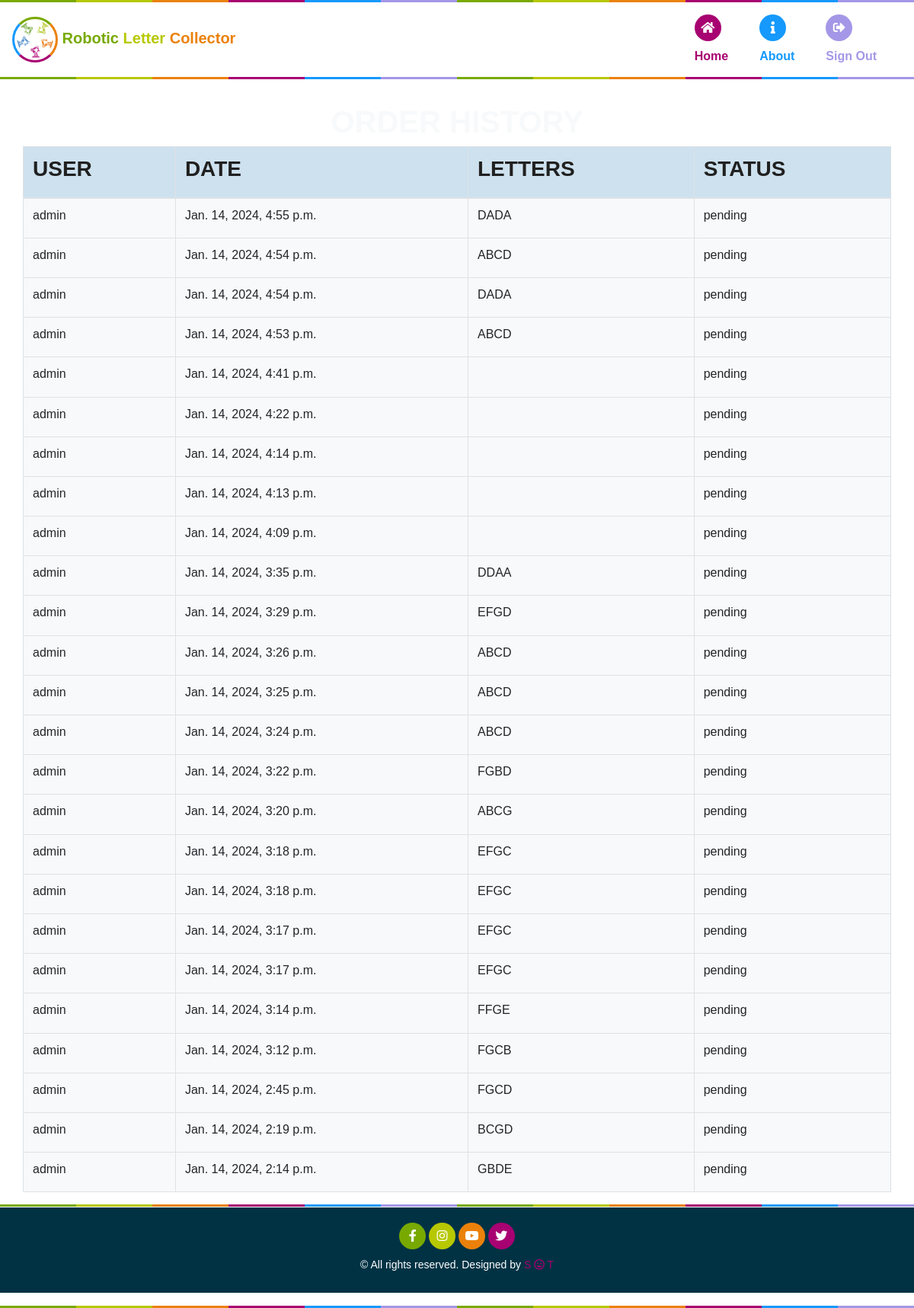
Screenshot of /order/ (signed in) with the database file from the repository.
### myapp/models.py (models this page shows)
class OrderHistory(models.Model):
    class Status(models.TextChoices):
        ORDER_CONFIRMED = 'ORDER_CONFIRMED', 'ORDER_CONFIRMED'
        COMPLETED = 'Completed', 'Completed'
    user = models.ForeignKey(User, on_delete=models.CASCADE)
    status = models.CharField(
        max_length=20,
        choices=Status.choices,
        default=None,
        null=True,
        blank=True,)
    is_error = models.BooleanField(default=False)
    date = models.DateTimeField(default=datetime.now)
    user_name = models.CharField(max_length=160)
    error = models.CharField(max_length=120, null=True, default=None)
    status = models.CharField(max_length=100, default='pending')
    click_data = models.JSONField(null=True, blank=True)  # New field for storing click_data
    for letter in letters:
        locals()[letter] = models.IntegerField(null=True, blank=True)

class User(AbstractUser):
    id = models.CharField(
         primary_key=True,
         default=uuid.uuid4,
         editable=False,
         max_length=180)
    for letter in letters:
        locals()[letter] = models.IntegerField(default=10)

### myapp/views.py (the view)
# urls.py: path('order/', OrderPage, name='order'),
def OrderPage(request):
    orders = OrderHistory.objects.filter(user=request.user).order_by('-date')
    return render(request, 'order.html', {'orders': orders})

### templates/order.html
{% extends 'base.html' %}
{% load static %}
{% block content %}
{% include 'navbar.html' %}
<div class="container mt-3" style="padding-top: 100px;">
  <h1 class="text-light">Order History</h1>
  <div class="row table_container">
    <table class="table table-bordered table-hover table-striped">
      <thead>
        <tr class="lightblue">
          <th scope="col">
            <h3>User</h3>
          </th>
          <th scope="col">
            <h3>Date</h3>
          </th>
          <th scope="col">
            <h3>Letters</h3>
          </th>
          <th scope="col">
            <h3>Status</h3>
          </th>
        </tr>
      </thead>
      <tbody>
        {% if orders %}
        {% for order in orders %}
        <tr class="bg-light">
          <td>
            <h6>{{order.user.username}}</h6>
          </td>
          <td>
            <h6>{{ order.date }}</h6>
          </td>
          <td>
            <h6>
              {{ order.click_data }} </h6>
          </td>
          <td>
            <h6>{{ order.status }}</h6>
          </td>
        </tr>
        {% endfor %}
        {% else %}
        <tr>
          <td colspan="3">No orders found.</td>
        </tr>
        {% endif %}
      </tbody>
    </table>
  </div>
</div>
{% include 'footer.html' %}
{% endblock content %}

### templates/base.html (shortened to what this page needs)
<!DOCTYPE html>
<html lang="en">
<head>
    {% load static %}
    <link rel="stylesheet" href="https://use.fontawesome.com/releases/v5.3.1/css/all.css"
>
    <link href="https://stackpath.bootstrapcdn.com/bootstrap/4.4.1/css/bootstrap.min.css" rel="stylesheet"
>
    <link href="https://stackpath.bootstrapcdn.com/bootstrap/4.4.1/css/bootstrap.min.css" rel="stylesheet"
>
    <link rel="stylesheet" href="https://cdnjs.cloudflare.com/ajax/libs/font-awesome/5.15.3/css/all.min.css">
    <link rel="stylesheet" type="text/css" href="{% static 'css/style.css' %}">
</head>
<body class="bg-image" style="background-image: url('/static/image/background.png');">
    {% block content %}
    {% endblock %}
</body>
</html>

### templates/navbar.html (shortened to what this page needs)
<header id="pageTop" class="header-Wrapper fixed-top">
  <nav class="navbar navbar-expand-lg navbar-light text-center" style="background-color: rgba(255, 255, 255, 0.9);">
    <a class="navbar-brand" href="{% url 'home' %}">
      <img class="logo" src="/static/image/logo.png" alt="Robotic">
      <span class="color-1 font-weight-bold">Robotic</span>
      <span class="color-2 font-weight-bold">Letter</span>
      <span class="color-3 font-weight-bold">Collector</span>
    </a>
    <div class="collapse navbar-collapse navbar-ex1-collapse" id="responsive-nav">
      <ul class="navbar-nav ml-auto">
        <li class="nav-item active nav-item {% if request.path == '/login/' %}active{% endif %}">
          <a href="{% url 'home' %}" class="nav-link" role="button" aria-haspopup="true" aria-expanded="false">
            <i class="fa fa-home bg-color-4" aria-hidden="true"></i>
            <span class="active color-4">Home</span>
          </a>
        </li>
        <li class="nav-item {% if request.path == '/login/' %}active{% endif %}">
          <a class="nav-link" href="{% url 'about' %}">
            <i class="fa fa-info bg-color-5"></i>
            <span class="color-5">About</span>
          </a>
        </li>
        <li class="nav-item {% if request.path == '/login/' %}active{% endif %}">
          <a class="nav-link" href="{% url 'logout' %}">
            <i class="fas fa-sign-out-alt bg-color-6"></i>
            <span class="color-6">Sign Out</span>
          </a>
        </li>
      </ul>
    </div>
  </nav>
  {% include 'color-bar.html' %}
</header>

### templates/color-bar.html
<div class="container-fluid color-bar clearfix">
  <div class="row">
    <div class="col-sm-1 col-2 bg-color-1">fix bar</div>
    <div class="col-sm-1 col-2 bg-color-2">fix bar</div>
    <div class="col-sm-1 col-2 bg-color-3">fix bar</div>
    <div class="col-sm-1 col-2 bg-color-4">fix bar</div>
    <div class="col-sm-1 col-2 bg-color-5">fix bar</div>
    <div class="col-sm-1 col-2 bg-color-6">fix bar</div>
    <div class="col-sm-1 d-none d-sm-block bg-color-1">fix bar</div>
    <div class="col-sm-1 d-none d-sm-block bg-color-2">fix bar</div>
    <div class="col-sm-1 d-none d-sm-block bg-color-3">fix bar</div>
    <div class="col-sm-1 d-none d-sm-block bg-color-4">fix bar</div>
    <div class="col-sm-1 d-none d-sm-block bg-color-5">fix bar</div>
    <div class="col-sm-1 d-none d-sm-block bg-color-6">fix bar</div>
  </div>
</div>

### templates/footer.html (shortened to what this page needs)
{% include 'color-bar.html' %}
<footer id="footer" class="container-fluid" style="padding-top: 20px;">
  <div class="container text-center social">
    <ul>
      <li>
        <a href=" https://www.facebook.com/hogskolanihalmstad">
          <i class="fab fa-facebook-f bg-color-1"></i>
        </a>
      </li>
      <li>
        <a href="https://www.instagram.com/hogskolanihalmstad/">
          <i class="fab fa-instagram bg-color-2"></i>
        </a>
      </li>
      <li>
        <a href="https://www.youtube.com/hogskolanihalmstad">
          <i class="fab fa-youtube bg-color-3"></i>
        </a>
      </li>
      <li>
        <a href="https://twitter.com/i/flow/login?redirect_after_login=%2FHogskolanHstd">
          <i class="fab fa-twitter bg-color-4"></i>
        </a>
      </li>
    </ul>
    <p>&copy; All rights reserved. Designed by
      <span class="color-4">S</span>
      <span class="color-4">
        <i class="far fa-grin-wink"></i>
      </span>
      <span class="color-4">T</span>
    </p>
  </div>
</footer>

### static/css/style.css (style rules this page uses)
* { outline: 0; margin: 0; padding: 0; }
body { font-family: "Barlow Condensed", sans-serif; font-size: 14px; line-height: 21px; color: #666; font-weight: 400; padding-top: 20px; margin-bottom: 20px; }
.row { margin-right: -15px; margin-left: -15px; }
h1 { text-align: center; }
ul { margin: 0; padding: 0; }
ul li { list-style-type: none; display: inline; }
p { font-size: 14px; font-weight: 400; line-height: 21px; color: #050505 }
h1, h2, h3, h4, h5 { text-transform: uppercase; color: #202020; margin-top: 0; font-weight: 700; }
nav li { display: inline; }
.navbar .navbar-nav>li>a>i { width: 35px; height: 35px; line-height: 35px; text-align: center; border-radius: 100%; display: block; font-size: 16px; margin-bottom: 10px; color: #fff; }
.navbar .navbar-nav>li>a>span { padding: 0; line-height: 16px; text-align: center; text-transform: capitalize; margin-right: 25px; font-weight: bold; font-size: 16px; }
.bg-color-1 { background-color: #78A900 !important; }
.color-1 { color: #78A900 !important; }
.bg-color-2 { background-color: #B7C800; }
.color-2 { color: #B7C800 !important; }
.bg-color-3 { background-color: #EB810B !important; }
.color-3 { color: #EB810B !important; }
.bg-color-4 { background-color: #A80171 !important; }
.color-4 { color: #A80171 !important; }
.bg-color-5 { background-color: #1599FC !important; }
.color-5 { color: #1599FC !important; }
.bg-color-6 { background-color: #a597e7 !important; ; }
.color-6 { color: #a597e7 !important; }
#footer { background-color: #003244; color: #fff; padding: 10px; margin-top: 1px; bottom: 0; width: 100%; }
#footer p { color: #fff; }
#footer ul>li>a>i { width: 35px; height: 35px; line-height: 35px; text-align: center; border-radius: 100%; font-size: 16px; margin-bottom: 10px; color: #fff; }
.logo { border-width: 3px; border-style: solid; border-radius: 50px; border-bottom-color: #A80171; border-left-color: #1599FC; border-top-color: #78A900; border-right-color: #EB810B; width: 60px; height: 60px }
.color-bar { width: 100%; height: 3px; text-indent: -99999px; }
.color-bar .col-sm-1 { height: 3px; text-indent: -99999px; }
.lightblue { background-color: rgba(191, 216, 233, 0.76); }

### rows the page displays
OrderHistory: user.username "admin", date "Jan. 14, 2024, 4:55 p.m.", click_data "DADA", status "pending"
OrderHistory: user.username "admin", date "Jan. 14, 2024, 4:54 p.m.", click_data "ABCD", status "pending"
OrderHistory: user.username "admin", date "Jan. 14, 2024, 4:54 p.m.", click_data "DADA", status "pending"
OrderHistory: user.username "admin", date "Jan. 14, 2024, 4:53 p.m.", click_data "ABCD", status "pending"
OrderHistory: user.username "admin", date "Jan. 14, 2024, 4:41 p.m.", status "pending"
OrderHistory: user.username "admin", date "Jan. 14, 2024, 4:22 p.m.", status "pending"
OrderHistory: user.username "admin", date "Jan. 14, 2024, 4:14 p.m.", status "pending"
OrderHistory: user.username "admin", date "Jan. 14, 2024, 4:13 p.m.", status "pending"
OrderHistory: user.username "admin", date "Jan. 14, 2024, 4:09 p.m.", status "pending"
OrderHistory: user.username "admin", date "Jan. 14, 2024, 3:35 p.m.", click_data "DDAA", status "pending"
OrderHistory: user.username "admin", date "Jan. 14, 2024, 3:29 p.m.", click_data "EFGD", status "pending"
OrderHistory: user.username "admin", date "Jan. 14, 2024, 3:26 p.m.", click_data "ABCD", status "pending"
OrderHistory: user.username "admin", date "Jan. 14, 2024, 3:25 p.m.", click_data "ABCD", status "pending"
OrderHistory: user.username "admin", date "Jan. 14, 2024, 3:24 p.m.", click_data "ABCD", status "pending"
OrderHistory: user.username "admin", date "Jan. 14, 2024, 3:22 p.m.", click_data "FGBD", status "pending"
OrderHistory: user.username "admin", date "Jan. 14, 2024, 3:20 p.m.", click_data "ABCG", status "pending"
OrderHistory: user.username "admin", date "Jan. 14, 2024, 3:18 p.m.", click_data "EFGC", status "pending"
OrderHistory: user.username "admin", date "Jan. 14, 2024, 3:18 p.m.", click_data "EFGC", status "pending"
OrderHistory: user.username "admin", date "Jan. 14, 2024, 3:17 p.m.", click_data "EFGC", status "pending"
OrderHistory: user.username "admin", date "Jan. 14, 2024, 3:17 p.m.", click_data "EFGC", status "pending"
OrderHistory: user.username "admin", date "Jan. 14, 2024, 3:14 p.m.", click_data "FFGE", status "pending"
OrderHistory: user.username "admin", date "Jan. 14, 2024, 3:12 p.m.", click_data "FGCB", status "pending"
OrderHistory: user.username "admin", date "Jan. 14, 2024, 2:45 p.m.", click_data "FGCD", status "pending"
OrderHistory: user.username "admin", date "Jan. 14, 2024, 2:19 p.m.", click_data "BCGD", status "pending"
OrderHistory: user.username "admin", date "Jan. 14, 2024, 2:14 p.m.", click_data "GBDE", status "pending"
